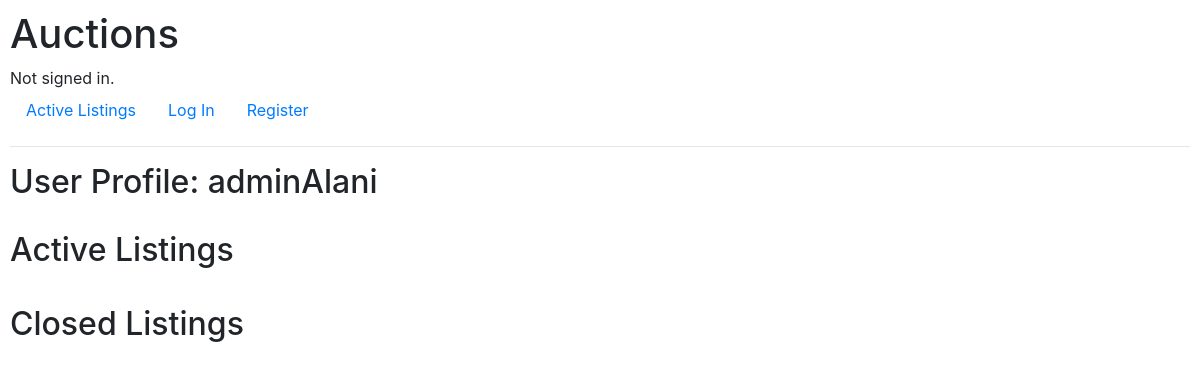
Before: /profile/adminAlani with the older database file.
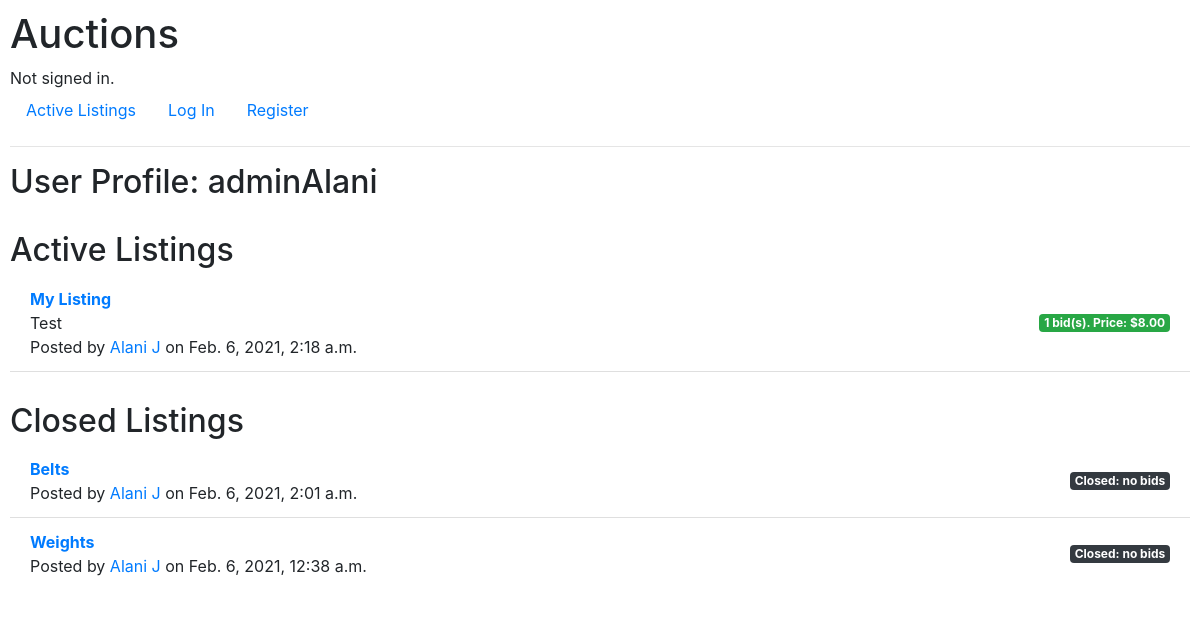
After: the same page with the newer database file.
### auctions/models.py (models this page shows, shortened)
class User(AbstractUser):
    email = models.EmailField('email address', null=True, unique=True)
    date_joined = models.DateTimeField('date joined', default=timezone.now())
    is_admin = models.BooleanField(default=False)
    REQUIRED_FIELDS = ['email']
    objects = UserManager()

class Listing(models.Model):
    author = models.ForeignKey(User, on_delete=models.CASCADE)
    title = models.CharField('Listing Title', max_length=64, null=False, default="")
    description = models.TextField('Listing Description', null=False, default="")
    date_posted = models.DateTimeField('Date Posted', default=timezone.now(), null=False)
    is_open = models.BooleanField('Open',default=True, null=False)
    min_bid = models.DecimalField('Minimum Bid', default=0.00, max_digits=9, decimal_places=2,validators=[MinValueValidator(Decimal('0.00'))])
    category = models.ForeignKey('Category', null=False, default=1, on_delete=models.PROTECT)
    def highest_bid(self):
        bids = self.bids.all()
        if len(bids) != 0:
            return bids.order_by('-amount')[0]
        else:
            return None

class UserProfile(models.Model):
    user = models.OneToOneField(User, on_delete=models.CASCADE, null=False, primary_key=True, related_name='profile')
    first_name = models.CharField('first name', unique=False, max_length = 64, null=False)
    last_name = models.CharField('last name', unique=False, max_length=64, null=False)
    watchlist = models.ManyToManyField(Listing)

class Bid(models.Model):
    listing = models.ManyToManyField(Listing, related_name='bids')
    bidder = models.ForeignKey(User, on_delete=models.CASCADE,related_name='bids')
    amount = models.DecimalField('Bid Amount', max_digits=9, decimal_places=2,validators=[MinValueValidator(Decimal('0.00'))])
    date_bid = models.DateTimeField('Date Bid', default=timezone.now(), null=False)

### auctions/views.py (the view)
# urls.py: path("profile/<str:username>", views.profile, name="profile")
def profile(request, username):
    try:
        user = User.objects.get(username=username)
    except:
        return redirect('index')
    watchlist = user.profile.watchlist.all()
    watchlist_dict = {listing: (len(listing.bids.all()), listing.highest_bid()) for listing in watchlist}
    active_listings = Listing.objects.filter(author=user.id, is_open=True).order_by('-date_posted')
    active_listings_dict = {listing: (len(listing.bids.all()),listing.highest_bid) for listing in active_listings}
    closed_listings = Listing.objects.filter(author=user.id, is_open=False).order_by('-date_posted')
    closed_listings_dict = {listing: listing.highest_bid() for listing in closed_listings}
    return render(request, "auctions/profile.html",{
        "current_user": request.user,
        "profile_user": user,
        "active_listings": active_listings_dict,
        "closed_listings": closed_listings_dict,
        "watchlist": watchlist_dict
    })

### auctions/templates/auctions/profile.html (shortened to what this page needs)
{% extends "auctions/layout.html" %}
{% block body %}
    <h2 style="margin-bottom:30px">User Profile: {{profile_user.username}}</h2>
    {% include "./listings.html" %}
    <h2 style="margin-bottom:5px; margin-top:30px">Closed Listings</h2>
    <ul class="list-group list-group-flush">
        {% for listing, bid in closed_listings.items %}
            <li class="list-group-item d-flex justify-content-between align-items-center">
                <span> <div> <strong><a href={% url 'listing' id=listing.id %} >{{listing.title}}</a></strong></div>Posted by <a href={% url 'profile' username=listing.author.username %} >{{listing.author.profile.first_name}} {{listing.author.profile.last_name}}</a> on {{listing.date_posted}}</span>
                <span class="badge badge-dark ">
                    {% if bid %}
                        Closed: ${{bid.amount}}
                    {% else %}
                        Closed: no bids
                    {% endif %}
                </span>
              </li>
        {% endfor %}
    </ul>
{% endblock %}

### auctions/templates/auctions/layout.html (shortened to what this page needs)
{% load static %}
<!DOCTYPE html>
<html lang="en">
    <head>
        <link rel="stylesheet" href="https://stackpath.bootstrapcdn.com/bootstrap/4.4.1/css/bootstrap.min.css">
        <link href="{% static 'auctions/styles.css' %}" rel="stylesheet">
    </head>
    <body>
        <h1>Auctions</h1>
        <div>
            {% if user.is_authenticated %}
                Signed in as <a href={% url 'profile' username=user.username %} ><strong>{{ user.username }}</strong></a>.
            {% else %}
                Not signed in.
            {% endif %}
        </div>
        <ul class="nav">
            <li class="nav-item">
                <a class="nav-link" href="{% url 'index' %}">Active Listings</a>
            </li>
            {% if user.is_authenticated %}
                <li class="nav-item">
                    <a class="nav-link" href="/logout?next={{request.path}}">Log Out</a>
                </li>
                <li class="nav-item">
                    <a class="nav-link" href="{% url 'create_listing' %}">Create New Listing</a>
                </li>
            {% else %}
                <li class="nav-item">
                    <a class="nav-link" href="/login?next={{request.path}}">Log In</a>
                </li>
                <li class="nav-item">
                    <a class="nav-link" href="/register?next={{request.path}}">Register</a>
                </li>
            {% endif %}
        </ul>
        <hr>
        {% block body %}
        {% endblock %}
    </body>
</html>

### auctions/templates/auctions/listings.html
    <h2 style="margin-top:30px; margin-bottom:5px;">Active Listings</h2>
    <ul class="list-group list-group-flush">
        {% for listing, data in active_listings.items %}
            <li class="list-group-item d-flex justify-content-between align-items-center">
                <span> <div> <a href={% url 'listing' id=listing.id %} ><strong>{{listing.title}}</strong></a></div>
                    <div>{{listing.description}}</div>
                    Posted by <a href={% url 'profile' username=listing.author.username %} >{{listing.author.profile.first_name}} {{listing.author.profile.last_name}}</a> on {{listing.date_posted}}</span>
                <span class="badge {% if data.0 != 0 %}badge-success{% else %}badge-secondary{% endif %}">{{data.0}} bid(s). Price:
                    {% if data.0 != 0 %}
                        ${{data.1.amount}}
                    {% else %}
                        ${{listing.min_bid}}
                    {% endif %}
                </span>
              </li>
        {% endfor %}
    </ul>

### auctions/static/auctions/styles.css (style rules this page uses)
body { padding: 10px; }

Changed rows visible on the page:
added Listing: title "My Listing", description "Test", author.profile.first_name "Alani", author.profile.last_name "J", date_posted "Feb. 6, 2021, 2:18 a.m.", data "1", id.amount "8.00", shown under "Active Listings"
added Listing: title "Belts", author.profile.first_name "Alani", author.profile.last_name "J", date_posted "Feb. 6, 2021, 2:01 a.m.", shown under "Closed Listings"
added Listing: title "Weights", author.profile.first_name "Alani", author.profile.last_name "J", date_posted "Feb. 6, 2021, 12:38 a.m.", shown under "Closed Listings"
